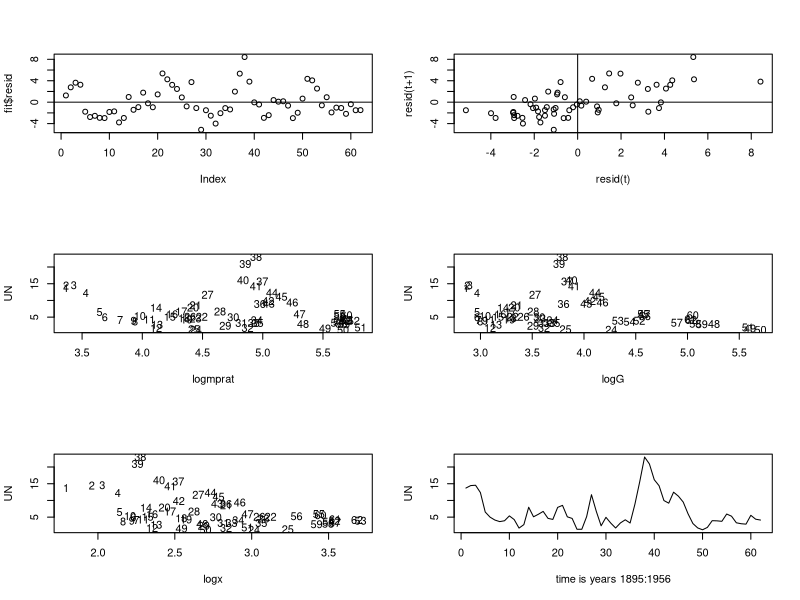

Generate this figure with R:
# Example of Durbin-Watson test and diagnostics for serial dependence of 
# residuals when data are sequentially collected over time.

library(lmtest)
# Unemployment data
# 62x5 multivariate yearly time series from 1895 to 1956
#     UN = unemployment rate,
#     m = broad money supply,
#     p = implicit deflator of Gross National Product,
#     G = real purchases of goods and services,  
#     x = real exports.
myunemp=read.table("unemployment.txt",header=T)
attach(myunemp)
time = 1:62
logmprat=log(m/p)
logG=log(G)
logx=log(x)
print(cor(UN,logmprat)) # -0.209535
print(cor(UN,logG)) # -0.2595265
print(cor(UN,logx)) # -0.4411696
print(cor(UN,time)) # -0.1120659
print(cor(cbind(UN ,logmprat , logG ,logx ,time)))
#                 UN   logmprat       logG       logx       time
#UN        1.0000000 -0.2095350 -0.2595265 -0.4411696 -0.1120659
#logmprat -0.2095350  1.0000000  0.9053641  0.8076848  0.9833135
#logG     -0.2595265  0.9053641  1.0000000  0.6888852  0.9068027
#logx     -0.4411696  0.8076848  0.6888852  1.0000000  0.7984058
#time     -0.1120659  0.9833135  0.9068027  0.7984058  1.0000000
fit=lm(UN ~ logmprat + logG + logx + time)
print(summary(fit))
#Coefficients:
#            Estimate Std. Error t value Pr(>|t|)    
#(Intercept)  91.5258    10.2623   8.919 2.10e-12 ***
#logmprat    -13.8332     2.9894  -4.627 2.18e-05 ***
#logG         -5.7374     1.1378  -5.043 4.97e-06 ***
#logx         -9.5063     1.3060  -7.279 1.09e-09 ***
#time          0.9158     0.1126   8.132 4.15e-11 ***
#Residual standard error: 2.811 on 57 degrees of freedom
#Multiple R-squared:  0.6839,    Adjusted R-squared:  0.6617 

dwtest(UN ~ logmprat + logG + logx + time)
#data:  UN ~ logmprat + logG + logx + time
#DW = 0.7088, p-value = 1.399e-10
#alternative hypothesis: true autocorrelation is greater than 0
res=fit$resid
dwstat=0; n=length(res)
for(i in 1:(n-1)) { dwstat=dwstat+(res[i]-res[i+1])^2 }
dwstat=dwstat /sum(res^2)
print(dwstat) # 0.7088309
# 0<=dwstat<=4, dwstat=~2 for independence, 
# dwstat near 0 for strong positive serial correlation 
# dwstat near 4 for strong negative serial correlation 

par(mfrow=c(3,2))
plot(fit$resid) # -+-
abline(h=0)
plot(fit$resid[-62],fit$resid[-1],xlab="resid(t)",ylab="resid(t+1)"); abline(h=0); abline(v=0)
print(cor(fit$resid[-62],fit$resid[-1])) #0.644
plot(logmprat,UN,type="n"); text(logmprat,UN,label=1:62)
plot(logG,UN,type="n"); text(logG,UN,label=1:62)
plot(logx,UN,type="n"); text(logx,UN,label=1:62)
plot.ts(UN,xlab="time is years 1895:1956")
